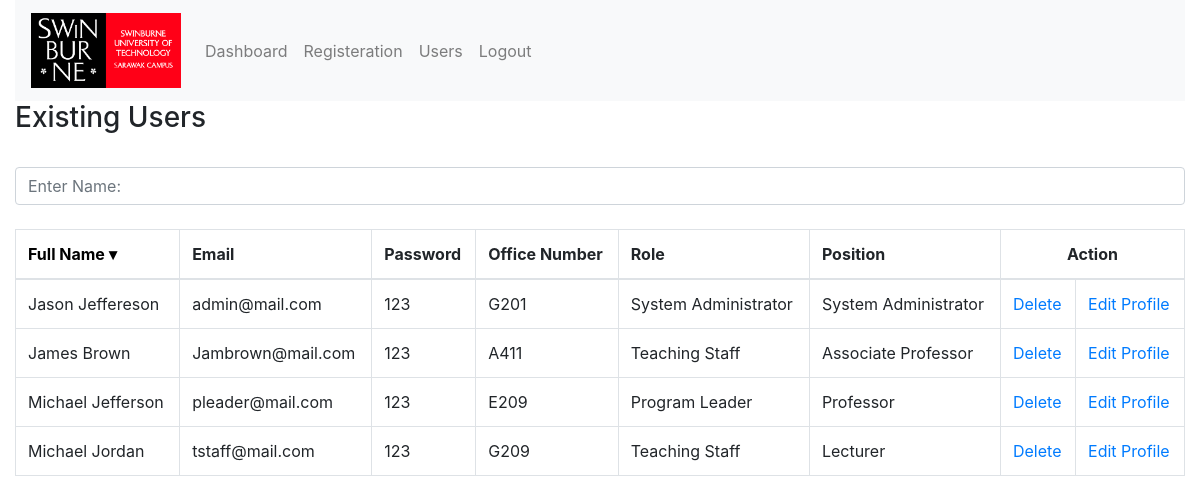
Page /user.php (signed in) on the committed database.
### tables this page shows
CREATE TABLE `users` (
  `eMail` varchar(256) NOT NULL,
  `full_Name` text NOT NULL,
  `password` text NOT NULL,
  `office_No` text NOT NULL,
  `role` text NOT NULL,
  `position` text NOT NULL
);

### user.php (the view, shortened to what this page needs)
<!DOCTYPE html>
<html lang="en">
<head>
</head>
<body class="container-fluid">
    <?php include 'navbar.php'?>
    <h3>Existing Users</h3><br>
    <input type="text" id="search" onkeyup="search()" placeholder="Enter Name:" class="form-control"><br>
</body>
<?php
if(isset($_SESSION['email'])){
    include'connection.php';
    $sql = "SELECT * FROM users";
    $query = mysqli_query($conn,$sql);
    echo'<table class="table table-bordered" id="userTable">
              <thead>
                  <tr>
                  <th onclick="sortTable(0)"><a href="#" title="Click to Sort By Name" style="color:black;">Full Name &#x25BE;</a></th>
                  <th>Email</th>
                  <th>Password</th>
                  <th>Office Number</th>
                  <th>Role</th>
                  <th>Position</th>
                  <th colspan="2" style="text-align:center">Action</th>
                  </tr>
              </thead>';
    while($row = mysqli_fetch_array($query)){
        $name = $row['full_Name'];
        $eMail = $row['eMail'];
        $password = $row['password'];
        $of_no = $row['office_No'];
        $role = $row['role'];
        $position = $row['position'];
        echo'<tr>';
        echo"<td>$name</td>";
        echo"<td>$eMail</td>";
        echo"<td>$password</td>";
        echo"<td>$of_no</td>";
        echo"<td>$role</td>";
        echo"<td>$position</td>";
        echo "<td><a href='delete_user.php?id=".$row['eMail']."'>Delete</a></td>";
        echo "<td><a href='edit_user.php?id=".$row['eMail']."'>Edit Profile</a></td>";
        echo'</tr>';
        }
    echo '</table>';
}else{
    header("Location:login.php");
}
    ?>
</html>

### rows in the picture
users: full_Name "Jason Jeffereson", eMail "admin@mail.com", password "123", office_No "G201", role "System Administrator", position "System Administrator"
users: full_Name "James Brown", eMail "Jambrown@mail.com", password "123", office_No "A411", role "Teaching Staff", position "Associate Professor"
users: full_Name "Michael Jefferson", eMail "pleader@mail.com", password "123", office_No "E209", role "Program Leader", position "Professor"
users: full_Name "Michael Jordan", eMail "tstaff@mail.com", password "123", office_No "G209", role "Teaching Staff", position "Lecturer"
